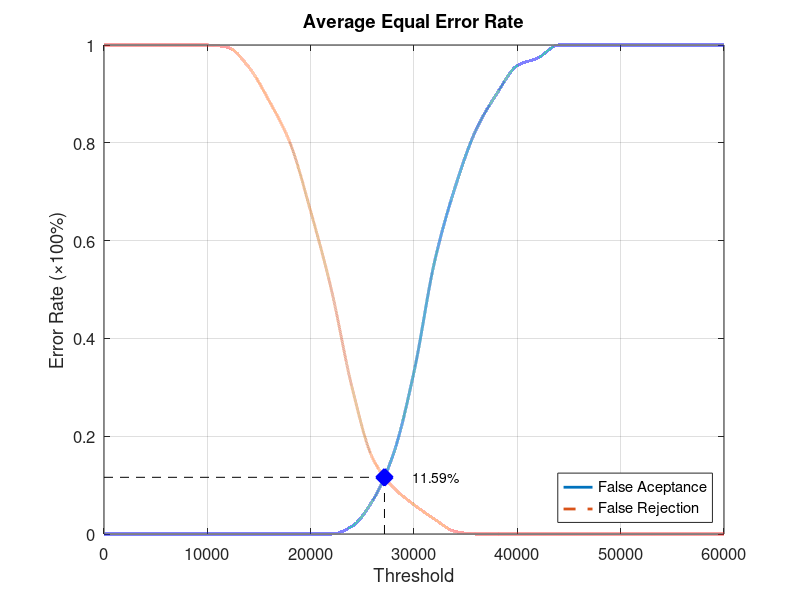
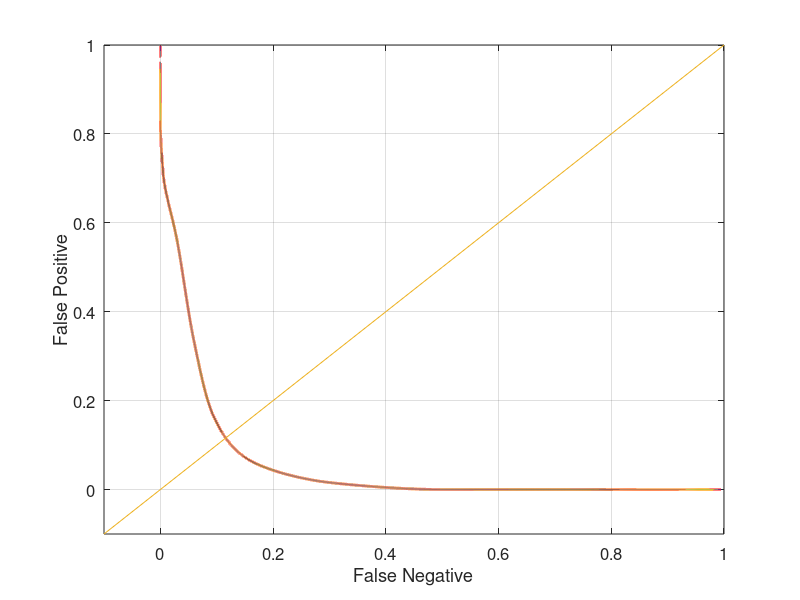

The MATLAB source for these figures, in order:
function yEER = Database5_1
close all;
clear;
clc;
x = 0:2000:60000;
xq = 0:0.5:60000;

y0 = [0 0 0 0 0 0 0 0 0 0 0 0 0.0157895 0.0684211 0.163158 0.331579 0.557895 0.710526 0.826316 0.9 0.957895 0.973684 1 1 1 1 1 1 1 1 1];
yy0 = interp1(x, y0, xq, 'pchip');
y1 = [1 1 1 1 1 1 0.995 0.955 0.885 0.8 0.66 0.5 0.3 0.155 0.095 0.06 0.03 0.005 0 0 0 0 0 0 0 0 0 0 0 0 0];
yy1 = interp1(x, y1, xq, 'pchip');

% Calculating EER: 
y2 = abs(y0 - y1);
find(y2 == min(y2))
yy2 = abs(yy0 - yy1);
xEER = find(yy2 == min(yy2));
xEERIndex = xq(xEER) % X-axis EER
yEER = yy0(xEER) % Y-axis EER

main = figure
plot(xq, yy0,'-','LineWidth', 2);	hold on
plot(xq, yy1,'--','LineWidth', 2);	hold on
plot([xEERIndex xEERIndex], [0 yEER], 'k--');	hold on
plot([0 xEERIndex], [yEER yEER], 'k--');	hold on
plot(xEERIndex, yEER, 'bx', 'LineWidth', 10);	hold on
text(xEERIndex + 10 * xEERIndex / 100, yEER, [num2str(round((10000 * yEER)) / 100) '%'])
legend('False Aceptance', 'False Rejection', 'Location', 'SouthEast')
xlabel('Threshold')
ylabel('Error Rate (\times100%)')
title('Average Equal Error Rate')
set(gca, 'FontSize', 12)
axis([0 60000 0 1])
grid on

print(main, 'Database5_1Main', '-dpng');
FNRxFPR = figure('Color', [1 1 1]);
plot(yy1, yy0, '-', yy1, yy0, 'LineWidth', 2);
hold on
y = -0.1:0.1:1
plot(y, y); 
set(gca, 'FontSize', 12)
xlabel('False Negative')
ylabel('False Positive')
axis([-0.1 1 -0.1 1])
set(gca, 'FontSize', 12)
grid on

print(FNRxFPR, 'Database5_1FNRxFPR','-dpng');
end
